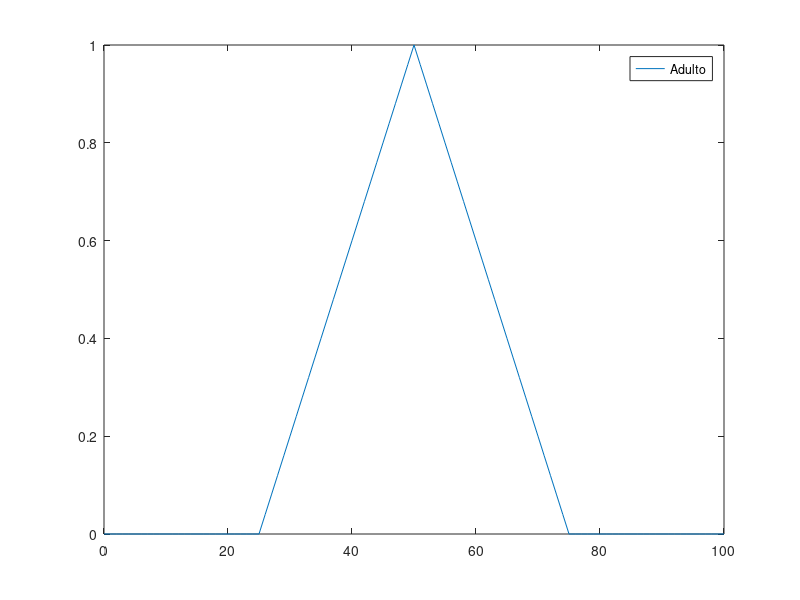

Write the MATLAB code that produced this figure. (Note: this script raises an error after producing the figure.)
%% PrÃ¡ctica 1b: IntroducciÃ³n a la TeorÃa y LÃ³gica Fuzzy

solutions = {};
%% 
% En esta prÃ¡ctica se va a utilizar MatLab para determinar el grado de verdad 
% de expresiones basadas en la lÃ³gica difusa, resolver problemas de selecciÃ³n 
% de candidatos en base a sistemas de reglas difusas y calcular el centro de masas 
% de los conjuntos difusos.
% 
% En primer lugar vamos a mostrar un ejemplo de creaciÃ³n de conjuntos difusos 
% utilizando MatLab para calcular el resultado de funciones de pertenencia de 
% diferentes formas (triangular, trapezoidal y gaussiana). Deseamos representar 
% la etiqueta lingÃ¼Ãstica adulto que pertenece a la variable difusa edad. El 
% universo de discurso (referencial) de la variable edad es $[0,100]$. Es decir:

edad = 0:100
%% 
% Si deseamos modelar dicha etiqueta lingÃ¼Ãstica mediante una funciÃ³n de 
% pertenencia triangular (considerando que una persona comienza a ser adulta a 
% los 25 aÃ±os, es totalmente adulta a los 50 aÃ±os y deja de ser adulta a los 
% 75 aÃ±os) podemos realizar lo siguiente:

muAdulto = zeros(1, length(edad));
for i = 1:length(edad)
    muAdulto(i) = trimf(edad(i), [25 50 75]);
end
figure;
plot(edad,muAdulto,'r');
legend('Adulto');
%% Ejercicio 1
% Se deben calcular y mostrar (en una figura) las funciones de pertenencia de 
% la variable difusa edad. Se deben utilizar las funciones trimf, trapmf y gaussmf. 
% En concreto:
% 
% â€¢ La funciÃ³n de pertenencia asociada a la etiqueta adulto es la de ejemplo 
% presentado anteriormente.

edad=0:100;
mu_adulto = trimf(edad,[25 50 75]);
solutions.ej1a = mu_adulto
%Mostramos las gráficas
plot(edad,mu_adulto);
legend('Adulto');
%% 
% â€¢ La etiqueta joven la queremos modelar mediante una funciÃ³n de pertenencia 
% trapezoidal (considerando que una persona es totalmente joven desde que nace 
% hasta que tiene 15 aÃ±os y que deja de ser joven cuando tiene 30 aÃ±os).

mu_joven=trapmf(edad,[0 0 15 30]);
solutions.ej1b = mu_joven
%Mostramos las gráficas
plot(edad, mu_joven);
legend('Joven');
%% 
% â€¢ La etiqueta anciano la deseamos modelar mediante una funciÃ³n de pertenencia 
% gaussiana cuya media es 100 y cuya desviaciÃ³n estÃ¡ndar es 20.

mu_anciano=gaussmf(edad,[20 100]);
solutions.ej1c = mu_anciano
%Mostrar gráficos
plot(edad,mu_anciano);
legend('Anciano');
%% Ejercicio 2
% Sea la variable lingÃ¼Ãstica NOTA, con los posibles valores S, AP, N, SB 
% (Suspenso, Aprobado, Notable y SoBresaliente) representados por los conjuntos 
% difusos mostrados en la figura 1.
% 
% _Figura 1. Particiones de la variable lingÃ¼Ãstica "nota"._
% 
% â€¢ Calcular y mostrar dichos conjuntos difusos. (Nota: guarda en la estructura 
% solo el resultado numÃ©rico, no la figura)

notas=1:10;
S=trapmf(notas,[0 0 4 5]);
AP=trapmf(notas,[4 5 6 7]);
N=trapmf(notas,[6 7 8 9]);
SB=trapmf(notas,[8 9 10 10]);

plot(notas, S, "r", notas, AP, "g", notas, N, "b",notas, SB, "y")
legend('Suspenso','Aprobado','Notable','Sobresaliente')

solutions.ej2a_1 = S
solutions.ej2a_2 = AP
solutions.ej2a_3 = N
solutions.ej2a_4 = SB
%% 
% â€¢ Utilizando la t-norma de Lukasiewicz $(max(0,x+y-1))$ y su t-conorma dual  
% $(min(1,x+y))$. Si tenemos una nota de 8.6, Â¿CuÃ¡l es el grado de verdad de 
% esa nota para la expresiÃ³n una nota se considera notable o sobresaliente? Nota: 
% recuerda el comentario preliminar

n=trapmf(8.6,[6 7 8 9]);
sb=trapmf(8.6,[8 9 10 10]);
tconorma=min(1,n+sb);
solutions.ej2b = tconorma
%% Ejercicio 3
% La siguiente figura (Fig. 2) muestra la funciÃ³n de pertenencia $\mu _c (x)$ 
% que describe el conjunto borroso $x$ es cerca (siendo el dominio de la distancia 
% el rango de 0 a 15 metros).

distancia = 0:0.1:15; %Â¿Que es lo que ocurre con este referencial y por que te lo doy ya hecho? Â¿Que problema podria ocurrir si no lo hiciera?
%% 
% _Figura 2. FunciÃ³n de pertenencia al conjunto difuso "Cerca"_
%% 
% * Calcular y mostrar el conjunto difuso cerca.

mu_cerca=trapmf(distancia,[0 0 4 5]);
solutions.ej3a = mu_cerca

plot(distancia,mu_cerca);
%% 
% * Calcular y mostrar, a partir del conjunto anterior, la funciÃ³n de pertenencia 
% para el conjunto borroso "lejos". Considerando "lejos" como el antÃ³nimo de 
% cerca, es decir, $\mu _L (x) = \mu  c (15â€“x)$. Recordatorio: antÃ³nimo $\neq$negaciÃ³n

mu_lejos1=trapmf(15-distancia,[0 0 4 5]);
solutions.ej3b = mu_lejos1

plot(distancia,mu_lejos1);
%% 
% * Calcular el grado de verdad de la siguiente expresiÃ³n: 4.5 m no es muy 
% cerca Ã³ 10.7 es lejos. Utilizar la t-norma producto y la t-conorma suma probabilÃstica.

muy=(trapmf(4.5, [0 0 4 5]))^2;
no_muy=1-muy;
lejos=trapmf(15-10.7,[0 0 4 5]);
% Suma probabilistica: x+y-xy
todo_junto=(no_muy+lejos)-no_muy.*lejos;
solutions.ej3c = todo_junto
%% Ejercicio 4
% Vamos a considerar un problema en el que debemos seleccionar a los mejores 
% candidatos para formar parte de un equipo de baloncesto. Para ello, tenemos 
% dos variables a considerar:
% 
% â€¢ Altura con las siguientes funciones trapezoidales:
% 
% o Bajo: [0 0 135 160]
% 
% o Medio: [150 160 170 180]
% 
% o Alto: [170 180 220 220]
% 
% â€¢ Ratio de acierto encestando (Ã©xito) con las siguientes etiquetas trapezoidales:
% 
% o Malo: [0 0 0.25 0.5]
% 
% o Regular: [0.25 0.4375 0.625 0.8125]
% 
% o Bueno: [0.625 0.875 1 1]
% 
% La regla de elecciÃ³n de los candidatos es:
% 
% _SI el jugador ES alto Y el jugador ES buen Ã©xito ENTONCES seleccionar_
% 
% El grado de verdad de la regla que deben cumplir los candidatos para ser seleccionados 
% debe ser mayor que 0.5. La intersecciÃ³n se debe modelar con la t-norma mÃnimo.
% 
% Â¿CuÃ¡les de los siguientes candidatos serÃan seleccionados?
% 
% $$\matrix{\text{Candidato} & \text{Altura (cm)} & \text{Ratio de Ã©xito} \cr1 
% & 167 & 0.75 \cr2 & 169 & 0.375 \cr3 & 175 & 0.9375 \cr4 & 179 & 0.75 \cr5 & 
% 183 & 1 \cr6 & 186 & 0.8125 \cr7 & 187 & 0.75 \cr8 & 190 & 0.625 \cr9 & 200 
% & 0.8125 \cr}$$

% altura=0:220;
% bajo=trapmf(altura,[0 0 135 160]);
% medio=trapmf(altura,[150 160 170 180]);
% alto=trapmf(altura,[170 180 220 220]);
% 
% ratio=0:0.1:1;
% malo=trapmf(ratio,[0 0 0.25 0.5]);
% regular=trapmf(ratio, [0.25 0.4375 0.625 0.8125]);
% bueno=trapmf(ratio,[0.625,0.875,1,1]);

alturas=[167 169 175 179 183 186 187 190 200];
ratios=[0.75 0.375 0.9375 0.75 1 0.812 0.75 0.625 0.8125];

es_alto=zeros(1,9);
buen_exito=zeros(1,9);
for x=1:9
    es_alto(x)=trapmf(alturas(x),[170 180 220 220]);  
    buen_exito(x)=trapmf(ratios(x),[0.625,0.875,1,1]);  
end
grado=min(es_alto,buen_exito);
respuesta=find(grado>0.5);

solutions.ej4 = respuesta
%% Ejercicio 5
% Crea una funciÃ³n llamada â€œcentroideâ€? que nos devuelva el centro de masas 
% de un conjunto difuso. El centro de masas de un conjunto difuso se calcula como:
% 
% $$CM_\mu = \frac{\sum_{i=1}^{n}x_i * \mu(x_i )}{\sum_{i=1}^{n} \mu(x_i)}$$
% 
% Â¿CuÃ¡l es el centro de masas del conjunto difuso edad adulto obtenido en 
% el ejercicio 1?

solutions.ej5 = centroide(edad,mu_adulto)
%%
function [centro_masas] = centroide(x,mu)
    centro_masas=sum(x.*mu)/sum(mu);
end